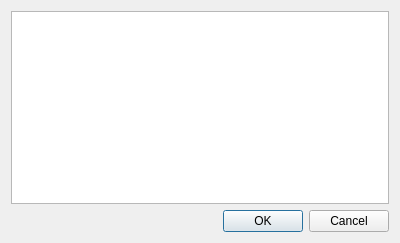
<?xml version="1.0" encoding="UTF-8"?>
<ui version="4.0">
 <class>CommentsDialog</class>
 <widget class="QDialog" name="CommentsDialog">
  <property name="geometry">
   <rect>
    <x>0</x>
    <y>0</y>
    <width>400</width>
    <height>243</height>
   </rect>
  </property>
  <property name="windowTitle">
   <string>Комментарии</string>
  </property>
  <layout class="QVBoxLayout" name="verticalLayout">
   <item>
    <widget class="QTextEdit" name="textEditComments"/>
   </item>
   <item>
    <widget class="QDialogButtonBox" name="buttonBox">
     <property name="orientation">
      <enum>Qt::Horizontal</enum>
     </property>
     <property name="standardButtons">
      <set>QDialogButtonBox::Cancel|QDialogButtonBox::Ok</set>
     </property>
    </widget>
   </item>
  </layout>
 </widget>
 <resources/>
 <connections/>
</ui>
